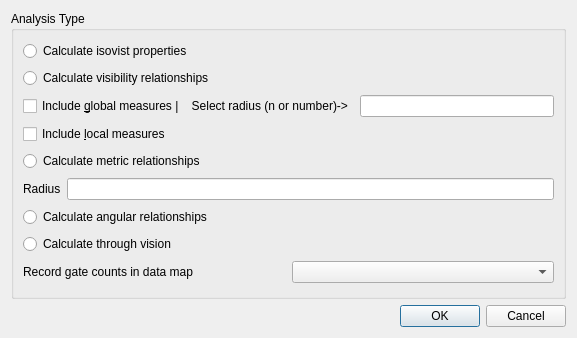
<?xml version="1.0" encoding="UTF-8"?>
<ui version="4.0">
 <class>VGAParallelOptionsDlg</class>
 <widget class="QDialog" name="VGAParallelOptionsDlg">
  <property name="geometry">
   <rect>
    <x>0</x>
    <y>0</y>
    <width>577</width>
    <height>338</height>
   </rect>
  </property>
  <property name="windowTitle">
   <string>Analysis Options</string>
  </property>
  <layout class="QVBoxLayout" name="verticalLayout_2">
   <item>
    <widget class="QGroupBox" name="groupBox">
     <property name="title">
      <string>Analysis Type</string>
     </property>
     <layout class="QVBoxLayout" name="verticalLayout">
      <item>
       <widget class="QRadioButton" name="c_output_type">
        <property name="text">
         <string>Calculate isovist properties</string>
        </property>
       </widget>
      </item>
      <item>
       <widget class="QRadioButton" name="c_radio1">
        <property name="text">
         <string>Calculate visibility relationships</string>
        </property>
       </widget>
      </item>
      <item>
       <layout class="QHBoxLayout" name="horizontalLayout">
        <item>
         <widget class="QCheckBox" name="c_global">
          <property name="text">
           <string>Include &amp;global measures |    Select radius (n or number)-&gt;</string>
          </property>
         </widget>
        </item>
        <item>
         <widget class="QLineEdit" name="c_radius"/>
        </item>
       </layout>
      </item>
      <item>
       <widget class="QCheckBox" name="c_local">
        <property name="text">
         <string>Include &amp;local measures</string>
        </property>
       </widget>
      </item>
      <item>
       <widget class="QRadioButton" name="c_radio2">
        <property name="text">
         <string>Calculate metric relationships</string>
        </property>
       </widget>
      </item>
      <item>
       <layout class="QHBoxLayout" name="horizontalLayout_2">
        <item>
         <widget class="QLabel" name="label">
          <property name="text">
           <string>Radius</string>
          </property>
         </widget>
        </item>
        <item>
         <widget class="QLineEdit" name="c_radius2"/>
        </item>
       </layout>
      </item>
      <item>
       <widget class="QRadioButton" name="c_radio3">
        <property name="text">
         <string>Calculate angular relationships</string>
        </property>
       </widget>
      </item>
      <item>
       <widget class="QRadioButton" name="c_radio4">
        <property name="text">
         <string>Calculate through vision</string>
        </property>
       </widget>
      </item>
      <item>
       <layout class="QHBoxLayout" name="horizontalLayout_3">
        <item>
         <widget class="QLabel" name="label_2">
          <property name="text">
           <string>Record gate counts in data map</string>
          </property>
         </widget>
        </item>
        <item>
         <widget class="QComboBox" name="c_layer_selector"/>
        </item>
       </layout>
      </item>
     </layout>
    </widget>
   </item>
   <item>
    <layout class="QHBoxLayout" name="horizontalLayout_4">
     <item>
      <spacer name="horizontalSpacer">
       <property name="orientation">
        <enum>Qt::Horizontal</enum>
       </property>
       <property name="sizeHint" stdset="0">
        <size>
         <width>40</width>
         <height>20</height>
        </size>
       </property>
      </spacer>
     </item>
     <item>
      <widget class="QPushButton" name="c_ok">
       <property name="text">
        <string>OK</string>
       </property>
      </widget>
     </item>
     <item>
      <widget class="QPushButton" name="c_cancel">
       <property name="text">
        <string>Cancel</string>
       </property>
      </widget>
     </item>
    </layout>
   </item>
  </layout>
 </widget>
 <resources/>
 <connections>
  <connection>
   <sender>c_output_type</sender>
   <signal>clicked(bool)</signal>
   <receiver>VGAParallelOptionsDlg</receiver>
   <slot>OnOutputType(bool)</slot>
   <hints>
    <hint type="sourcelabel">
     <x>92</x>
     <y>35</y>
    </hint>
    <hint type="destinationlabel">
     <x>246</x>
     <y>1</y>
    </hint>
   </hints>
  </connection>
  <connection>
   <sender>c_radio1</sender>
   <signal>clicked(bool)</signal>
   <receiver>VGAParallelOptionsDlg</receiver>
   <slot>OnOutputType(bool)</slot>
   <hints>
    <hint type="sourcelabel">
     <x>148</x>
     <y>72</y>
    </hint>
    <hint type="destinationlabel">
     <x>330</x>
     <y>52</y>
    </hint>
   </hints>
  </connection>
  <connection>
   <sender>c_radio2</sender>
   <signal>clicked(bool)</signal>
   <receiver>VGAParallelOptionsDlg</receiver>
   <slot>OnOutputType(bool)</slot>
   <hints>
    <hint type="sourcelabel">
     <x>141</x>
     <y>156</y>
    </hint>
    <hint type="destinationlabel">
     <x>329</x>
     <y>164</y>
    </hint>
   </hints>
  </connection>
  <connection>
   <sender>c_radio3</sender>
   <signal>clicked(bool)</signal>
   <receiver>VGAParallelOptionsDlg</receiver>
   <slot>OnOutputType(bool)</slot>
   <hints>
    <hint type="sourcelabel">
     <x>132</x>
     <y>231</y>
    </hint>
    <hint type="destinationlabel">
     <x>328</x>
     <y>231</y>
    </hint>
   </hints>
  </connection>
  <connection>
   <sender>c_radio4</sender>
   <signal>clicked(bool)</signal>
   <receiver>VGAParallelOptionsDlg</receiver>
   <slot>OnOutputType(bool)</slot>
   <hints>
    <hint type="sourcelabel">
     <x>122</x>
     <y>256</y>
    </hint>
    <hint type="destinationlabel">
     <x>324</x>
     <y>315</y>
    </hint>
   </hints>
  </connection>
  <connection>
   <sender>c_radius</sender>
   <signal>textChanged(QString)</signal>
   <receiver>VGAParallelOptionsDlg</receiver>
   <slot>OnUpdateRadius(QString)</slot>
   <hints>
    <hint type="sourcelabel">
     <x>248</x>
     <y>106</y>
    </hint>
    <hint type="destinationlabel">
     <x>331</x>
     <y>93</y>
    </hint>
   </hints>
  </connection>
  <connection>
   <sender>c_radius2</sender>
   <signal>textChanged(QString)</signal>
   <receiver>VGAParallelOptionsDlg</receiver>
   <slot>OnUpdateRadius2(QString)</slot>
   <hints>
    <hint type="sourcelabel">
     <x>110</x>
     <y>188</y>
    </hint>
    <hint type="destinationlabel">
     <x>331</x>
     <y>192</y>
    </hint>
   </hints>
  </connection>
  <connection>
   <sender>c_ok</sender>
   <signal>clicked()</signal>
   <receiver>VGAParallelOptionsDlg</receiver>
   <slot>OnOK()</slot>
   <hints>
    <hint type="sourcelabel">
     <x>115</x>
     <y>337</y>
    </hint>
    <hint type="destinationlabel">
     <x>29</x>
     <y>324</y>
    </hint>
   </hints>
  </connection>
  <connection>
   <sender>c_cancel</sender>
   <signal>clicked()</signal>
   <receiver>VGAParallelOptionsDlg</receiver>
   <slot>OnCancel()</slot>
   <hints>
    <hint type="sourcelabel">
     <x>249</x>
     <y>330</y>
    </hint>
    <hint type="destinationlabel">
     <x>301</x>
     <y>328</y>
    </hint>
   </hints>
  </connection>
 </connections>
 <slots>
  <slot>OnOutputType(bool)</slot>
  <slot>OnUpdateRadius(QString)</slot>
  <slot>OnUpdateRadius2(QString)</slot>
  <slot>OnOK()</slot>
  <slot>OnCancel()</slot>
 </slots>
</ui>
